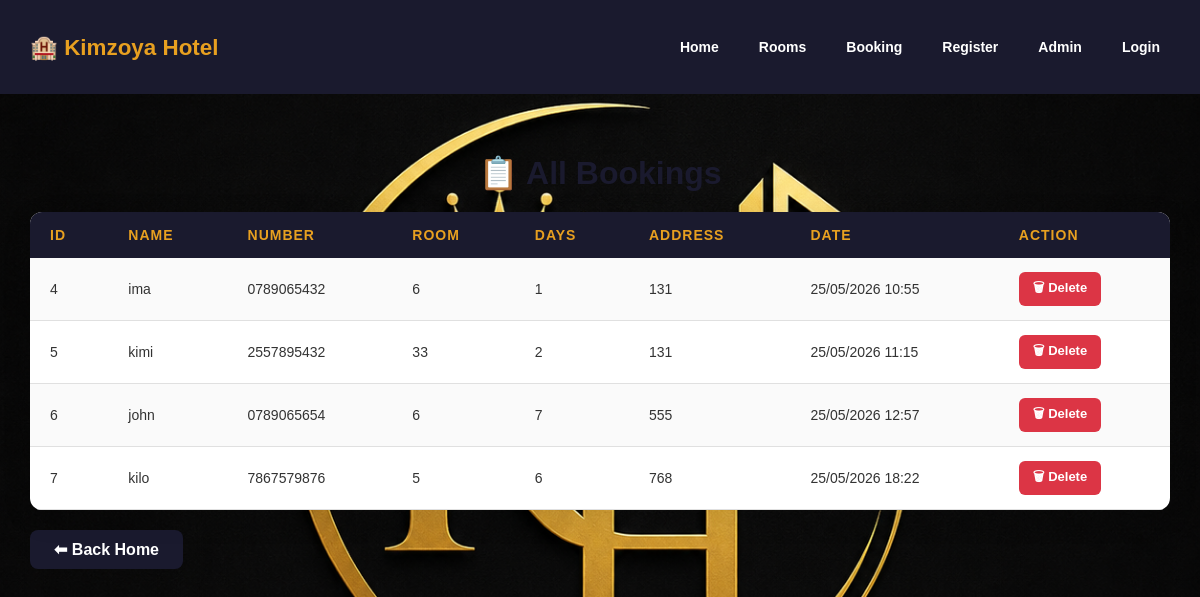
The page /admin on the database its author committed.
### tables this page shows
CREATE TABLE bookers(
        id INTEGER PRIMARY KEY AUTOINCREMENT,
        name TEXT,
        number TEXT,
        rooms INTEGER,
        day_to_spend INTEGER,
        address TEXT,
        date TEXT
    );

### booking.py (the view)
@app.route("/admin")
def admin():
    conn = sqlite3.connect("database.db")
    cursor = conn.cursor()
    cursor.execute("SELECT * FROM bookers")
    bookers = cursor.fetchall()
    conn.close()
    return render_template("admin.html", bookers=bookers)

### templates/admin.html (shortened to what this page needs)
<!DOCTYPE html>
<html lang="en">
<head>
  <link rel="stylesheet" href="{{ url_for('static', filename='style.css') }}">
</head>
<body>
<nav class="navbar">
  <h2 class="logo">🏨 Kimzoya Hotel</h2>
  <ul class="nav-links">
    <li><a href="{{ url_for('home') }}">Home</a></li>
    <li><a href="{{ url_for('rooms') }}">Rooms</a></li>
    <li><a href="{{ url_for('booking') }}">Booking</a></li>
    <li><a href="{{ url_for('register') }}">Register</a></li>
    <li><a href="{{ url_for('admin') }}">Admin</a></li>
    {% if session.username %}
    <li><a href="{{ url_for('logout') }}" class="logout-btn">👋 {{ session.username }}</a></li>
    {% else %}
    <li><a href="{{ url_for('login') }}">Login</a></li>
    {% endif %}
  </ul>
</nav>
<div class="admin-container">
  <h2 class="admin-title">📋 All Bookings</h2>
  {% if bookers %}
  <table>
    <tr>
      <th>ID</th>
      <th>Name</th>
      <th>Number</th>
      <th>Room</th>
      <th>Days</th>
      <th>Address</th>
      <th>Date</th>
      <th>Action</th>
    </tr>
    {% for booker in bookers %}
    <tr>
      <td>{{ booker[0] }}</td>
      <td>{{ booker[1] }}</td>
      <td>{{ booker[2] }}</td>
      <td>{{ booker[3] }}</td>
      <td>{{ booker[4] }}</td>
      <td>{{ booker[5] }}</td>
      <td>{{ booker[6] }}</td>
      <td>
        <a href="/delete/{{ booker[0] }}"
           class="delete-btn"
           onclick="return confirm('Una uhakika kufuta booking hii?')">
          🗑 Delete
        </a>
      </td>
    </tr>
    {% endfor %}
  </table>
  {% else %}
  <p class="no-orders">📭 Hakuna bookings bado!</p>
  {% endif %}
  <a href="{{ url_for('home') }}" class="back-btn">⬅ Back Home</a>
</div>
</body>
</html>

### static/style.css (style rules this page uses)
body { margin: 0; padding: 0; box-sizing: border-box; font-family: Arial, sans-serif; background-image: url("logo.png"); background-repeat: no-repeat; background-size: cover; }
.navbar { display: flex; justify-content: space-between; align-items: center; padding: 15px 30px; background: #1a1a2e; position: relative; }
.logo { color: #e8a020; font-size: 1.4rem; }
.nav-links { list-style: none; display: flex; gap: 20px; align-items: center; }
.nav-links li a { color: white; text-decoration: none; font-weight: bold; font-size: 14px; transition: 0.3s; padding: 6px 10px; border-radius: 6px; }
.logo { display: flex; align-items: center; gap: 10px; text-decoration: none; }
.admin-title { text-align: center; font-size: 2rem; color: #1a1a2e; margin: 30px 0 20px; opacity: 0; animation: fadeUp 0.7s ease forwards; }
.admin-container { padding: 30px; max-width: 1200px; margin: 0 auto; opacity: 0; animation: fadeUp 0.8s ease forwards; }
table { width: 100%; border-collapse: collapse; background: white; border-radius: 12px; overflow: hidden; box-shadow: 0 8px 30px rgba(0,0,0,0.1); opacity: 0; animation: fadeUp 0.8s ease 0.2s forwards; }
table th { background: #1a1a2e; color: #e8a020; padding: 15px 20px; text-align: left; font-size: 14px; letter-spacing: 1px; text-transform: uppercase; }
table td { padding: 14px 20px; color: #333; border-bottom: 1px solid #e0e0e0; font-size: 14px; transition: all 0.3s ease; }
table tr:nth-child(even) td { background: #fafafa; }
table tr:nth-child(1) { animation: rowReveal 0.4s ease 0.1s forwards; opacity: 0; }
table tr:nth-child(2) { animation: rowReveal 0.4s ease 0.2s forwards; opacity: 0; }
table tr:nth-child(3) { animation: rowReveal 0.4s ease 0.3s forwards; opacity: 0; }
table tr:nth-child(4) { animation: rowReveal 0.4s ease 0.4s forwards; opacity: 0; }
table tr:nth-child(5) { animation: rowReveal 0.4s ease 0.5s forwards; opacity: 0; }
.delete-btn { display: inline-block; padding: 6px 14px; background: #dc3545; color: white; border-radius: 6px; text-decoration: none; font-size: 13px; font-weight: bold; transition: 0.3s ease; }
.back-btn { display: inline-block; margin: 20px 0; padding: 10px 24px; background: #1a1a2e; color: white; border-radius: 8px; text-decoration: none; font-weight: bold; transition: 0.3s ease; }

### rows shown on the page
bookers: id "4", name "ima", number "0789065432", rooms "6", day_to_spend "1", address "131", date "25/05/2026 10:55"
bookers: id "5", name "kimi", number "2557895432", rooms "33", day_to_spend "2", address "131", date "25/05/2026 11:15"
bookers: id "6", name "john", number "0789065654", rooms "6", day_to_spend "7", address "555", date "25/05/2026 12:57"
bookers: id "7", name "kilo", number "7867579876", rooms "5", day_to_spend "6", address "768", date "25/05/2026 18:22"
